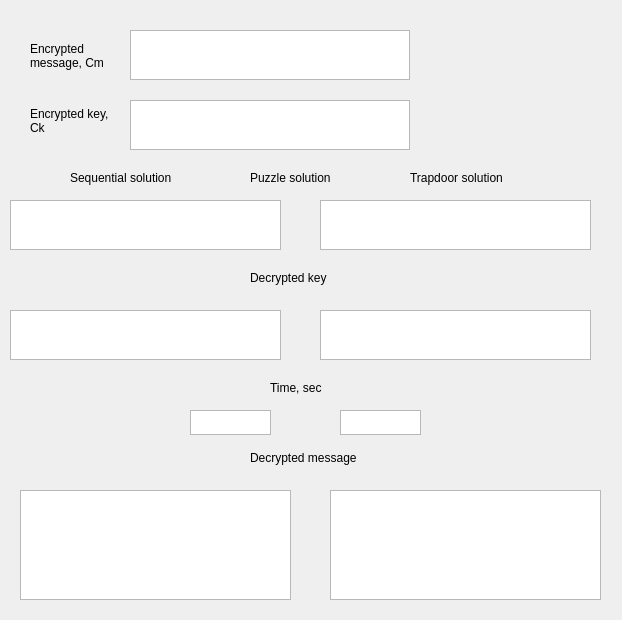
<?xml version="1.0" encoding="UTF-8"?>
<ui version="4.0">
 <class>Dialog</class>
 <widget class="QDialog" name="Dialog">
  <property name="geometry">
   <rect>
    <x>0</x>
    <y>0</y>
    <width>622</width>
    <height>620</height>
   </rect>
  </property>
  <property name="windowTitle">
   <string>Receiver</string>
  </property>
  <widget class="QTextBrowser" name="decryptedTrapTextBrowser">
   <property name="geometry">
    <rect>
     <x>330</x>
     <y>490</y>
     <width>271</width>
     <height>110</height>
    </rect>
   </property>
  </widget>
  <widget class="QTextBrowser" name="cypherTextBrowser">
   <property name="geometry">
    <rect>
     <x>130</x>
     <y>30</y>
     <width>280</width>
     <height>50</height>
    </rect>
   </property>
  </widget>
  <widget class="QLabel" name="cypherLabel">
   <property name="geometry">
    <rect>
     <x>30</x>
     <y>30</y>
     <width>91</width>
     <height>51</height>
    </rect>
   </property>
   <property name="text">
    <string>Encrypted message, Cm</string>
   </property>
   <property name="wordWrap">
    <bool>true</bool>
   </property>
  </widget>
  <widget class="QLabel" name="capsuleLabel">
   <property name="geometry">
    <rect>
     <x>30</x>
     <y>100</y>
     <width>81</width>
     <height>41</height>
    </rect>
   </property>
   <property name="text">
    <string>Encrypted key, Ck</string>
   </property>
   <property name="wordWrap">
    <bool>true</bool>
   </property>
  </widget>
  <widget class="QTextBrowser" name="capsuleTextBrowser">
   <property name="geometry">
    <rect>
     <x>130</x>
     <y>100</y>
     <width>280</width>
     <height>50</height>
    </rect>
   </property>
  </widget>
  <widget class="QTextBrowser" name="timeTrapTextBrowser">
   <property name="geometry">
    <rect>
     <x>340</x>
     <y>410</y>
     <width>81</width>
     <height>25</height>
    </rect>
   </property>
  </widget>
  <widget class="QTextBrowser" name="timeTextBrowser">
   <property name="geometry">
    <rect>
     <x>190</x>
     <y>410</y>
     <width>81</width>
     <height>25</height>
    </rect>
   </property>
  </widget>
  <widget class="QLabel" name="timeLabel">
   <property name="geometry">
    <rect>
     <x>250</x>
     <y>450</y>
     <width>123</width>
     <height>16</height>
    </rect>
   </property>
   <property name="text">
    <string>Decrypted message</string>
   </property>
  </widget>
  <widget class="QLabel" name="messageDecryptedLabel">
   <property name="geometry">
    <rect>
     <x>270</x>
     <y>380</y>
     <width>71</width>
     <height>16</height>
    </rect>
   </property>
   <property name="text">
    <string>Time, sec</string>
   </property>
  </widget>
  <widget class="QTextBrowser" name="decryptedTextBrowser">
   <property name="geometry">
    <rect>
     <x>20</x>
     <y>490</y>
     <width>271</width>
     <height>110</height>
    </rect>
   </property>
  </widget>
  <widget class="QLabel" name="puzzleSolutionLabel">
   <property name="geometry">
    <rect>
     <x>250</x>
     <y>170</y>
     <width>101</width>
     <height>16</height>
    </rect>
   </property>
   <property name="text">
    <string>Puzzle solution</string>
   </property>
  </widget>
  <widget class="QTextBrowser" name="puzzleSolutionTextBrowser">
   <property name="geometry">
    <rect>
     <x>10</x>
     <y>200</y>
     <width>271</width>
     <height>50</height>
    </rect>
   </property>
  </widget>
  <widget class="QTextBrowser" name="puzzleSolutionTrapTextBrowser">
   <property name="geometry">
    <rect>
     <x>320</x>
     <y>200</y>
     <width>271</width>
     <height>50</height>
    </rect>
   </property>
  </widget>
  <widget class="QLabel" name="decryptedKeyLabel">
   <property name="geometry">
    <rect>
     <x>250</x>
     <y>270</y>
     <width>101</width>
     <height>16</height>
    </rect>
   </property>
   <property name="text">
    <string>Decrypted key</string>
   </property>
  </widget>
  <widget class="QTextBrowser" name="decryptedKeyTrapTextBrowser">
   <property name="geometry">
    <rect>
     <x>320</x>
     <y>310</y>
     <width>271</width>
     <height>50</height>
    </rect>
   </property>
  </widget>
  <widget class="QTextBrowser" name="decryptedKeyTextBrowser">
   <property name="geometry">
    <rect>
     <x>10</x>
     <y>310</y>
     <width>271</width>
     <height>50</height>
    </rect>
   </property>
  </widget>
  <widget class="QLabel" name="trapdoorSolutionLabel">
   <property name="geometry">
    <rect>
     <x>410</x>
     <y>170</y>
     <width>111</width>
     <height>16</height>
    </rect>
   </property>
   <property name="text">
    <string>Trapdoor solution</string>
   </property>
  </widget>
  <widget class="QLabel" name="sequentialSolutionLabel">
   <property name="geometry">
    <rect>
     <x>70</x>
     <y>170</y>
     <width>121</width>
     <height>16</height>
    </rect>
   </property>
   <property name="text">
    <string>Sequential solution</string>
   </property>
   <property name="textFormat">
    <enum>Qt::AutoText</enum>
   </property>
  </widget>
 </widget>
 <resources/>
 <connections/>
</ui>
